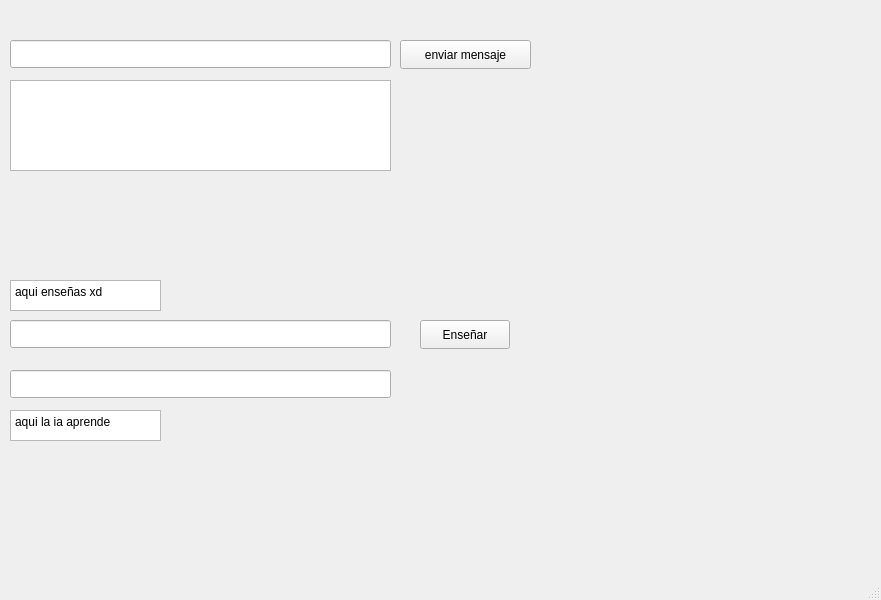
<?xml version="1.0" encoding="UTF-8"?>
<ui version="4.0">
 <class>MainWindow</class>
 <widget class="QMainWindow" name="MainWindow">
  <property name="geometry">
   <rect>
    <x>0</x>
    <y>0</y>
    <width>881</width>
    <height>600</height>
   </rect>
  </property>
  <property name="windowTitle">
   <string>MainWindow</string>
  </property>
  <widget class="QWidget" name="centralwidget">
   <widget class="QPushButton" name="pushButtonEnviar">
    <property name="geometry">
     <rect>
      <x>400</x>
      <y>40</y>
      <width>131</width>
      <height>29</height>
     </rect>
    </property>
    <property name="text">
     <string>enviar mensaje</string>
    </property>
   </widget>
   <widget class="QTextEdit" name="textEditRespuestaNueva">
    <property name="geometry">
     <rect>
      <x>10</x>
      <y>80</y>
      <width>381</width>
      <height>91</height>
     </rect>
    </property>
   </widget>
   <widget class="QLineEdit" name="lineEditPreguntaNueva">
    <property name="geometry">
     <rect>
      <x>10</x>
      <y>40</y>
      <width>381</width>
      <height>28</height>
     </rect>
    </property>
   </widget>
   <widget class="QPushButton" name="pushButton">
    <property name="geometry">
     <rect>
      <x>420</x>
      <y>320</y>
      <width>90</width>
      <height>29</height>
     </rect>
    </property>
    <property name="text">
     <string>Enseñar</string>
    </property>
   </widget>
   <widget class="QLineEdit" name="lineEdit">
    <property name="geometry">
     <rect>
      <x>10</x>
      <y>320</y>
      <width>381</width>
      <height>28</height>
     </rect>
    </property>
   </widget>
   <widget class="QLineEdit" name="lineEdit_2">
    <property name="geometry">
     <rect>
      <x>10</x>
      <y>370</y>
      <width>381</width>
      <height>28</height>
     </rect>
    </property>
   </widget>
   <widget class="QTextBrowser" name="textBrowser">
    <property name="geometry">
     <rect>
      <x>10</x>
      <y>280</y>
      <width>151</width>
      <height>31</height>
     </rect>
    </property>
    <property name="html">
     <string>&lt;!DOCTYPE HTML PUBLIC &quot;-//W3C//DTD HTML 4.0//EN&quot; &quot;http://www.w3.org/TR/REC-html40/strict.dtd&quot;&gt;
&lt;html&gt;&lt;head&gt;&lt;meta name=&quot;qrichtext&quot; content=&quot;1&quot; /&gt;&lt;meta charset=&quot;utf-8&quot; /&gt;&lt;style type=&quot;text/css&quot;&gt;
p, li { white-space: pre-wrap; }
hr { height: 1px; border-width: 0; }
li.unchecked::marker { content: &quot;\2610&quot;; }
li.checked::marker { content: &quot;\2612&quot;; }
&lt;/style&gt;&lt;/head&gt;&lt;body style=&quot; font-family:'Segoe UI'; font-size:9pt; font-weight:400; font-style:normal;&quot;&gt;
&lt;p style=&quot; margin-top:0px; margin-bottom:0px; margin-left:0px; margin-right:0px; -qt-block-indent:0; text-indent:0px;&quot;&gt;aqui enseñas xd&lt;/p&gt;&lt;/body&gt;&lt;/html&gt;</string>
    </property>
   </widget>
   <widget class="QTextBrowser" name="textBrowser_2">
    <property name="geometry">
     <rect>
      <x>10</x>
      <y>410</y>
      <width>151</width>
      <height>31</height>
     </rect>
    </property>
    <property name="html">
     <string>&lt;!DOCTYPE HTML PUBLIC &quot;-//W3C//DTD HTML 4.0//EN&quot; &quot;http://www.w3.org/TR/REC-html40/strict.dtd&quot;&gt;
&lt;html&gt;&lt;head&gt;&lt;meta name=&quot;qrichtext&quot; content=&quot;1&quot; /&gt;&lt;meta charset=&quot;utf-8&quot; /&gt;&lt;style type=&quot;text/css&quot;&gt;
p, li { white-space: pre-wrap; }
hr { height: 1px; border-width: 0; }
li.unchecked::marker { content: &quot;\2610&quot;; }
li.checked::marker { content: &quot;\2612&quot;; }
&lt;/style&gt;&lt;/head&gt;&lt;body style=&quot; font-family:'Segoe UI'; font-size:9pt; font-weight:400; font-style:normal;&quot;&gt;
&lt;p style=&quot; margin-top:0px; margin-bottom:0px; margin-left:0px; margin-right:0px; -qt-block-indent:0; text-indent:0px;&quot;&gt;aqui la ia aprende&lt;/p&gt;&lt;/body&gt;&lt;/html&gt;</string>
    </property>
   </widget>
  </widget>
  <widget class="QMenuBar" name="menubar">
   <property name="geometry">
    <rect>
     <x>0</x>
     <y>0</y>
     <width>881</width>
     <height>25</height>
    </rect>
   </property>
  </widget>
  <widget class="QStatusBar" name="statusbar"/>
 </widget>
 <resources/>
 <connections/>
</ui>
